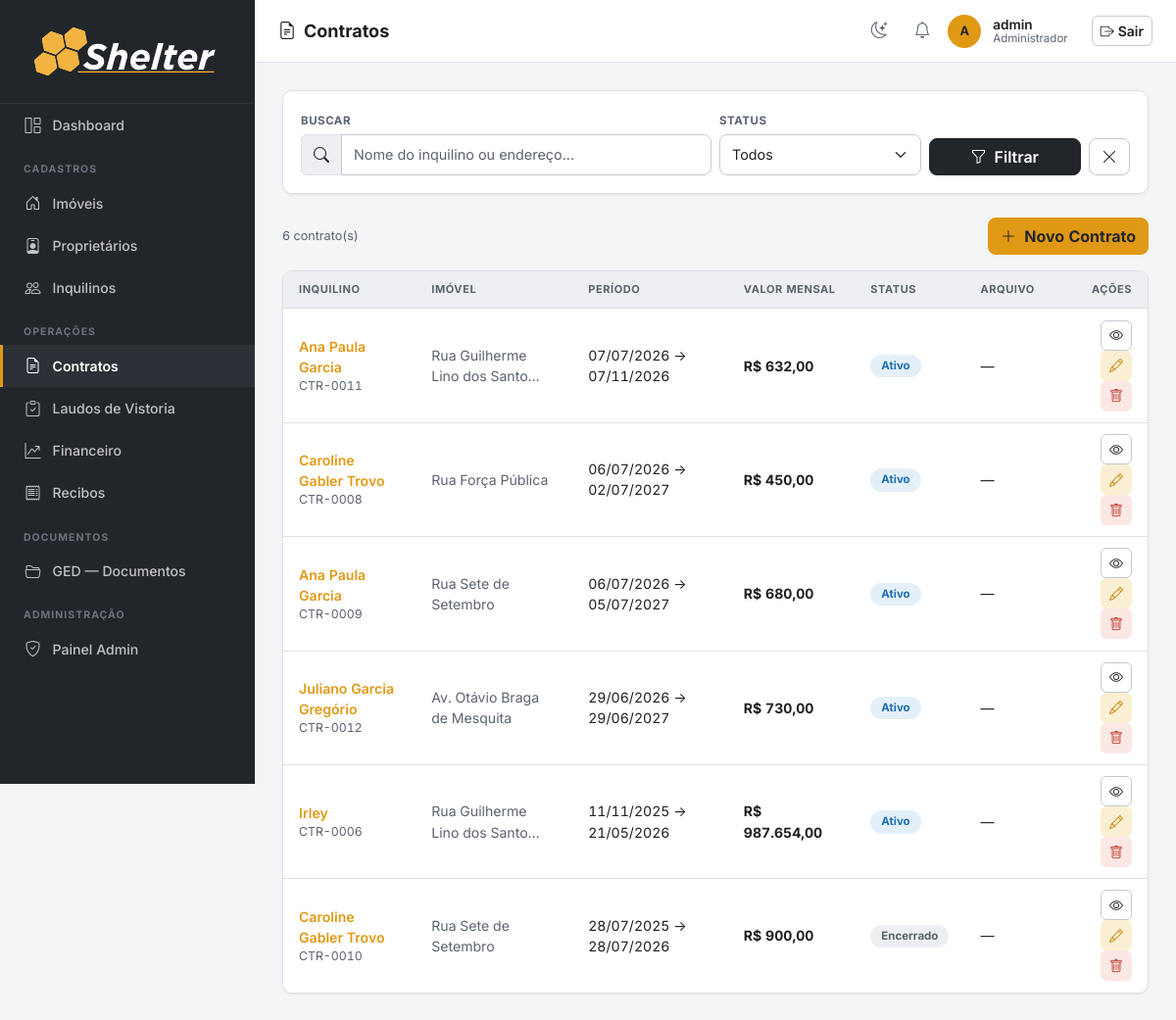
/contratos/ (signed in), run on an earlier commit of the app's database.
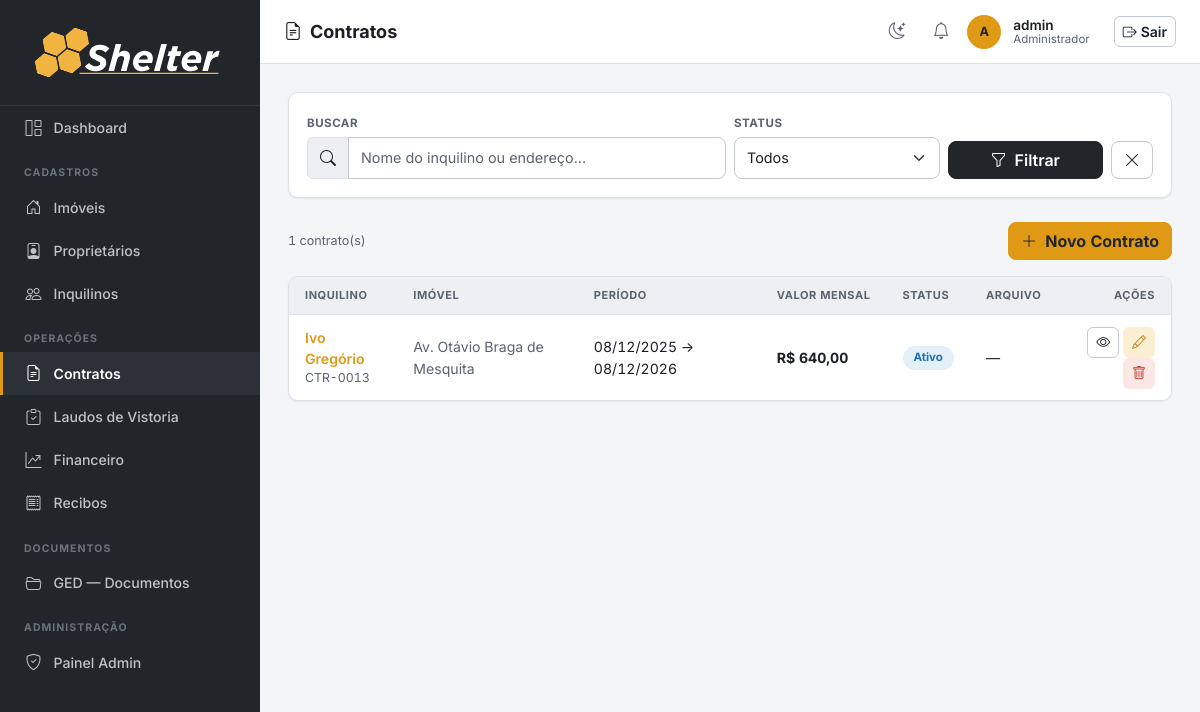
And on a later commit of the database.
### imoveis/models.py (models this page shows, shortened)
class Contrato(IdentificavelMixin, models.Model):
    PREFIXO_CODIGO = 'CTR'
    STATUS_CHOICES = [
        ('ativo', 'Ativo'),
        ('encerrado', 'Encerrado'),
        ('rescindido', 'Rescindido'),
    ]
    TIPO_CONTRATO_CHOICES = [
        ('PF', 'Pessoa Física'),
        ('PJ', 'Pessoa Jurídica'),
    ]
    FINALIDADE_CHOICES = [
        ('residencial', 'Residencial'),
        ('comercial', 'Comercial'),
    ]
    imovel = models.ForeignKey(Imovel, on_delete=models.PROTECT, related_name='contratos')
    inquilino = models.ForeignKey(Inquilino, on_delete=models.PROTECT, related_name='contratos')
    tipo_contrato = models.CharField(max_length=2, choices=TIPO_CONTRATO_CHOICES, default='PF',
                                     verbose_name='Tipo de Contrato')
    finalidade = models.CharField(max_length=12, choices=FINALIDADE_CHOICES,
                                  default='residencial', verbose_name='Finalidade')
    status = models.CharField(max_length=20, choices=STATUS_CHOICES, default='ativo')
    data_inicio = models.DateField(verbose_name='Data de Início')
    data_fim = models.DateField(verbose_name='Data de Término')
    valor_mensal = models.DecimalField(max_digits=10, decimal_places=2, verbose_name='Valor Mensal')
    dia_vencimento = models.PositiveSmallIntegerField(
        default=10, verbose_name='Dia de Vencimento',
        validators=[MinValueValidator(1), MaxValueValidator(31)])
    comprovante_renda = models.FileField(upload_to='comprovantes_renda/', blank=True, null=True,
                                         verbose_name='Comprovante de Renda (PF)')
    contrato_social = models.FileField(upload_to='contratos_sociais/', blank=True, null=True,
                                       verbose_name='Contrato Social (PJ)')
    recibo_chaves = models.FileField(upload_to='contratos/recibo_chaves/', blank=True, null=True,
                                     verbose_name='Recibo de Entrega de Chaves')
    comprovante_anual = models.FileField(upload_to='contratos/comprovante_anual/', blank=True, null=True,
                                         verbose_name='Comprovante Anual de Pagamento')
    documento_gerado = models.FileField(upload_to='contratos/gerados/', blank=True, null=True,
                                        verbose_name='Contrato gerado (PDF)')
    observacoes = models.TextField(blank=True, verbose_name='Observações')
    local_assinatura = models.CharField(max_length=200, blank=True,
                                        verbose_name='Local da Assinatura')
    data_assinatura = models.DateField(null=True, blank=True,
                                       verbose_name='Data da Assinatura')
    criado_em = models.DateTimeField(auto_now_add=True)
    class Meta:
        verbose_name = 'Contrato'
        verbose_name_plural = 'Contratos'
        ordering = ['-data_inicio']
    @property
    def dependentes_cascata(self):
        pares = [
            ('fiador(es)', self.fiadores.count()),
            ('lançamento(s) financeiro(s)', self.lancamentos.count()),
            ('renovação', 1 if hasattr(self, 'renovacao') else 0),
            ('distrato', 1 if hasattr(self, 'distrato') else 0),
            ('documento(s) gerado(s)', self.documentos_gerados.count()),
        ]
        return [(label, n) for label, n in pares if n > 0]

class Inquilino(models.Model):
    FAIXA_RENDA_CHOICES = [
        ('ate_2k', '< R$ 2k'),
        ('2_4k', 'R$ 2k - R$ 3.9k'),
        ('4_7k', 'R$ 4k - R$ 6.9k'),
        ('7_10k', 'R$ 7k - R$ 9.9k'),
        ('10_16k', 'R$ 10k - R$ 15.9k'),
        ('acima_16k', 'R$ 16k +'),
    ]
    nome = models.CharField(max_length=200)
    cpf = models.CharField(max_length=14, unique=True, validators=[validate_cpf], verbose_name='CPF')
    cnpj = models.CharField(max_length=18, blank=True, validators=[validate_cnpj], verbose_name='CNPJ')
    email = models.EmailField(blank=True)
    telefone = models.CharField(max_length=20, blank=True, validators=[validate_telefone])
    rg = models.CharField(max_length=20, blank=True, validators=[validate_rg], verbose_name='RG')
    qualificacao = models.CharField(max_length=300, blank=True, verbose_name='Qualificação',
                                    help_text='Estado civil, profissão, nacionalidade')
    profissao = models.CharField(max_length=100, blank=True, verbose_name='Profissão')
    faixa_renda = models.CharField(max_length=20, choices=FAIXA_RENDA_CHOICES, blank=True,
                                   verbose_name='Faixa de Renda')
    observacoes = models.TextField(blank=True, verbose_name='Observações')
    criado_em = models.DateTimeField(auto_now_add=True)
    class Meta:
        verbose_name = 'Inquilino'
        verbose_name_plural = 'Inquilinos'
        ordering = ['nome']

class Imovel(IdentificavelMixin, models.Model):
    PREFIXO_CODIGO = 'IMV'
    TIPO_CHOICES = [
        ('apartamento', 'Apartamento'),
        ('casa', 'Casa'),
        ('comercial', 'Comercial'),
        ('terreno', 'Terreno'),
        ('galpao', 'Galpão'),
    ]
    STATUS_CHOICES = [
        ('ocupado', 'Ocupado'),
        ('vago', 'Vago'),
        ('manutencao', 'Em Manutenção'),
    ]
    CATEGORIA_CHOICES = [
        ('urbano', 'Urbano'),
        ('rural', 'Rural'),
    ]
    proprietario = models.ForeignKey(Proprietario, on_delete=models.PROTECT, related_name='imoveis')
    tipo = models.CharField(max_length=20, choices=TIPO_CHOICES)
    status = models.CharField(max_length=20, choices=STATUS_CHOICES, default='vago')
    categoria = models.CharField(max_length=10, choices=CATEGORIA_CHOICES, default='urbano', verbose_name='Categoria')
    endereco = models.CharField(max_length=300)
    numero = models.CharField(max_length=20, blank=True, verbose_name='Número')
    complemento = models.CharField(max_length=100, blank=True, verbose_name='Complemento')
    bairro = models.CharField(max_length=100, blank=True)
    cidade = models.CharField(max_length=100, default='')
    area_m2 = models.DecimalField(max_digits=8, decimal_places=2, null=True, blank=True, verbose_name='Área (m²)')
    descricao = models.TextField(blank=True)
    matricula = models.CharField(max_length=100, blank=True, verbose_name='Matrícula')
    data_aquisicao = models.DateField(null=True, blank=True, verbose_name='Data de Aquisição')
    valor_aquisicao = models.DecimalField(max_digits=14, decimal_places=2, null=True, blank=True, verbose_name='Valor de Aquisição')
    cadastro_prefeitura = models.CharField(max_length=100, blank=True, verbose_name='Cadastro Prefeitura')
    planta_projeto = models.FileField(upload_to='plantas/', blank=True, null=True, verbose_name='Planta/Projeto')
    nirf = models.CharField(max_length=50, blank=True, verbose_name='NIRF')
    incra = models.CharField(max_length=50, blank=True, verbose_name='INCRA')
    car = models.CharField(max_length=100, blank=True, verbose_name='CAR')
    criado_em = models.DateTimeField(auto_now_add=True)
    class Meta:
        verbose_name = 'Imóvel'
        verbose_name_plural = 'Imóveis'
        ordering = ['endereco']

### imoveis/views.py (the view)
# urls.py: path('contratos/', views.contrato_list, name='contrato_list'),
@login_required
def contrato_list(request):
    q = request.GET.get('q', '')
    status = request.GET.get('status', '')
    qs = Contrato.objects.select_related('imovel', 'inquilino')
    if q:
        qs = qs.filter(Q(inquilino__nome__icontains=q) | Q(imovel__endereco__icontains=q))
    if status:
        qs = qs.filter(status=status)
    return render(request, 'contratos/contrato_list.html', {
        'contratos': qs, 'q': q, 'status': status,
        'status_choices': Contrato.STATUS_CHOICES,
    })

### imoveis/context_processors.py (called while the page is built)
def notificacoes_usuario(request):
    user = getattr(request, 'user', None)
    if user is None or not user.is_authenticated:
        return {}
    ultimas = user.notificacoes.all()[:LIMITE_NOTIFICACOES_TOPBAR]
    return {'ultimas_notificacoes_usuario': ultimas}

### imoveis/identidade.py (called while the page is built)
    @property
    def codigo(self):
        if self.pk is None:
            return f'{self.PREFIXO_CODIGO}-????'
        return f'{self.PREFIXO_CODIGO}-{self.pk:04d}'

### imoveis/templatetags/imoveis_tags.py (called while the page is built)
@register.filter
def brl(value):
    try:
        value = float(value)
    except (TypeError, ValueError):
        return value
    formatted = f"{value:,.2f}"          # 1,500.00  (locale inglês)
    formatted = formatted.replace(",", "X").replace(".", ",").replace("X", ".")
    return formatted

### templates/contratos/contrato_list.html (shortened to what this page needs)
{% extends 'base.html' %}
{% load imoveis_tags %}
{% block page_title %}<i class="bi bi-file-earmark-text me-2"></i>Contratos{% endblock %}
{% block nav_contratos %}active{% endblock %}
{% block content %}
<div class="section-card mb-4">
  <div class="section-card-body">
    <form method="get" class="row g-2 align-items-end">
      <div class="col-12 col-md-6">
        <label class="form-label">Buscar</label>
        <div class="input-group">
          <span class="input-group-text"><i class="bi bi-search"></i></span>
          <input type="text" name="q" value="{{ q }}" class="form-control" placeholder="Nome do inquilino ou endereço...">
        </div>
      </div>
      <div class="col-md-3">
        <label class="form-label">Status</label>
        <select name="status" class="form-select">
          <option value="">Todos</option>
        </select>
      </div>
      <div class="col-md-3 d-flex gap-2">
        <button type="submit" class="btn btn-graphite flex-fill"><i class="bi bi-funnel me-1"></i> Filtrar</button>
        <a href="{% url 'contrato_list' %}" class="btn btn-outline-secondary"><i class="bi bi-x-lg"></i></a>
      </div>
    </form>
  </div>
</div>
<div class="d-flex justify-content-between align-items-center mb-3">
  <span class="text-muted small">{{ contratos.count }} contrato(s)</span>
  <a href="{% url 'contrato_create' %}" class="btn btn-primary"><i class="bi bi-plus-lg me-1"></i> Novo Contrato</a>
</div>
<div class="section-card">
  <div class="table-responsive">
    <table class="table mb-0">
      <thead>
        <tr><th>Inquilino</th><th>Imóvel</th><th>Período</th><th>Valor Mensal</th><th>Status</th><th>Arquivo</th><th class="text-end">Ações</th></tr>
      </thead>
      <tbody>
        {% for c in contratos %}
        <tr>
          <td>
            <a href="{% url 'contrato_detail' c.pk %}" class="fw-semibold text-primary">{{ c.inquilino.nome }}</a>
            <div class="small text-muted">{{ c.codigo }}</div>
          </td>
          <td class="small text-muted">{{ c.imovel.endereco|truncatechars:30 }}</td>
          <td class="small">{{ c.data_inicio|date:"d/m/Y" }} → {{ c.data_fim|date:"d/m/Y" }}</td>
          <td><strong>R$ {{ c.valor_mensal|brl }}</strong></td>
          <td><span class="status-badge badge-{{ c.status }}">{{ c.get_status_display }}</span></td>
          <td>
            {% if c.arquivo %}
            <a href="{{ c.arquivo.url }}" target="_blank" class="btn btn-sm btn-outline-secondary"><i class="bi bi-file-earmark-pdf"></i></a>
            {% else %}—{% endif %}
          </td>
          <td class="text-end">
            <a href="{% url 'contrato_detail' c.pk %}" class="btn btn-sm btn-outline-secondary"><i class="bi bi-eye"></i></a>
            <a href="{% url 'contrato_edit' c.pk %}" class="btn btn-sm btn-outline-primary"><i class="bi bi-pencil"></i></a>
            <button class="btn btn-sm btn-outline-danger" data-bs-toggle="modal" data-bs-target="#del{{ c.pk }}"><i class="bi bi-trash"></i></button>
          </td>
        </tr>
        {% empty %}
        <tr>
          <td colspan="7" class="border-0">
            <div class="empty-state"><i class="bi bi-inbox"></i>Nenhum contrato encontrado.</div>
          </td>
        </tr>
        {% endfor %}
      </tbody>
    </table>
  </div>
</div>
{% endblock %}

What changed in the data, as far as the page shows it:
removed Contrato: inquilino.nome "Ana Paula Garcia", codigo "CTR-0011", imovel.endereco "Rua Guilherme Lino dos Santo…", data_inicio "07/07/2026", data_fim "07/11/2026", valor_mensal|brl "632,00", status "Ativo"
removed Contrato: inquilino.nome "Caroline Gabler Trovo", codigo "CTR-0008", imovel.endereco "Rua Força Pública", data_inicio "06/07/2026", data_fim "02/07/2027", valor_mensal|brl "450,00", status "Ativo"
removed Contrato: inquilino.nome "Ana Paula Garcia", codigo "CTR-0009", imovel.endereco "Rua Sete de Setembro", data_inicio "06/07/2026", data_fim "05/07/2027", valor_mensal|brl "680,00", status "Ativo"
removed Contrato: inquilino.nome "Juliano Garcia Gregório", codigo "CTR-0012", imovel.endereco "Av. Otávio Braga de Mesquita", data_inicio "29/06/2026", data_fim "29/06/2027", valor_mensal|brl "730,00", status "Ativo"
removed Contrato: inquilino.nome "Irley", codigo "CTR-0006", imovel.endereco "Rua Guilherme Lino dos Santo…", data_inicio "11/11/2025", data_fim "21/05/2026", valor_mensal|brl "987.654,00", status "Ativo"
removed Contrato: inquilino.nome "Caroline Gabler Trovo", codigo "CTR-0010", imovel.endereco "Rua Sete de Setembro", data_inicio "28/07/2025", data_fim "28/07/2026", valor_mensal|brl "900,00", status "Encerrado"
added Contrato: inquilino.nome "Ivo Gregório", codigo "CTR-0013", imovel.endereco "Av. Otávio Braga de Mesquita", data_inicio "08/12/2025", data_fim "08/12/2026", valor_mensal|brl "640,00", status "Ativo"
Also different on the page:
{{ contratos.count }}: "6" → "1"
